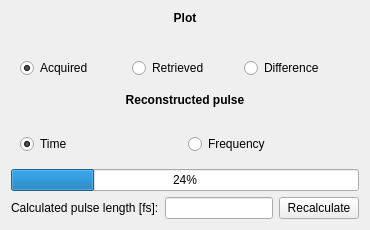
     <widget class="QFrame" name="right_frame">
      <layout class="QVBoxLayout" name="right_frame_layout">
       <item>
        <widget class="QLabel" name="plot_label">
         <property name="sizePolicy">
          <sizepolicy hsizetype="Preferred" vsizetype="Maximum">
           <horstretch>0</horstretch>
           <verstretch>0</verstretch>
          </sizepolicy>
         </property>
         <property name="font">
          <font>
           <weight>75</weight>
           <bold>true</bold>
          </font>
         </property>
         <property name="text">
          <string>Plot</string>
         </property>
         <property name="alignment">
          <set>Qt::AlignCenter</set>
         </property>
        </widget>
       </item>
       <item>
        <widget class="SpectrumPlotWidget" name="dscan_difference_plot" native="true">
         <property name="sizePolicy">
          <sizepolicy hsizetype="MinimumExpanding" vsizetype="MinimumExpanding">
           <horstretch>0</horstretch>
           <verstretch>0</verstretch>
          </sizepolicy>
         </property>
        </widget>
       </item>
       <item>
        <widget class="SpectrumPlotWidget" name="dscan_retrieved_plot" native="true">
         <property name="sizePolicy">
          <sizepolicy hsizetype="MinimumExpanding" vsizetype="MinimumExpanding">
           <horstretch>0</horstretch>
           <verstretch>0</verstretch>
          </sizepolicy>
         </property>
        </widget>
       </item>
       <item>
        <widget class="SpectrumPlotWidget" name="dscan_acquired_plot" native="true">
         <property name="sizePolicy">
          <sizepolicy hsizetype="MinimumExpanding" vsizetype="MinimumExpanding">
           <horstretch>0</horstretch>
           <verstretch>0</verstretch>
          </sizepolicy>
         </property>
        </widget>
       </item>
       <item>
        <widget class="QFrame" name="acquired_or_retrieved_frame">
         <layout class="QHBoxLayout" name="acquired_or_retrieved_frame_layout">
          <item>
           <widget class="QRadioButton" name="acquired_radio">
            <property name="text">
             <string>Acquired</string>
            </property>
            <property name="checked">
             <bool>true</bool>
            </property>
           </widget>
          </item>
          <item>
           <widget class="QRadioButton" name="retrieved_radio">
            <property name="text">
             <string>Retrieved</string>
            </property>
            <property name="checked">
             <bool>false</bool>
            </property>
           </widget>
          </item>
          <item>
           <widget class="QRadioButton" name="difference_radio">
            <property name="text">
             <string>Difference</string>
            </property>
           </widget>
          </item>
         </layout>
        </widget>
       </item>
       <item>
        <widget class="QLabel" name="reconstruct_label">
         <property name="sizePolicy">
          <sizepolicy hsizetype="Preferred" vsizetype="Fixed">
           <horstretch>0</horstretch>
           <verstretch>0</verstretch>
          </sizepolicy>
         </property>
         <property name="font">
          <font>
           <weight>75</weight>
           <bold>true</bold>
          </font>
         </property>
         <property name="text">
          <string>Reconstructed pulse</string>
         </property>
         <property name="alignment">
          <set>Qt::AlignCenter</set>
         </property>
        </widget>
       </item>
       <item>
        <widget class="PlotWidget" name="reconstructed_frequency_plot" native="true">
         <property name="sizePolicy">
          <sizepolicy hsizetype="Preferred" vsizetype="MinimumExpanding">
           <horstretch>0</horstretch>
           <verstretch>0</verstretch>
          </sizepolicy>
         </property>
        </widget>
       </item>
       <item>
        <widget class="PlotWidget" name="reconstructed_time_plot" native="true">
         <property name="sizePolicy">
          <sizepolicy hsizetype="Preferred" vsizetype="MinimumExpanding">
           <horstretch>0</horstretch>
           <verstretch>0</verstretch>
          </sizepolicy>
         </property>
        </widget>
       </item>
       <item>
        <widget class="QFrame" name="time_or_frequency_frame">
         <layout class="QHBoxLayout" name="time_frequency_frame">
          <item>
           <widget class="QRadioButton" name="time_radio">
            <property name="text">
             <string>Time</string>
            </property>
            <property name="checked">
             <bool>true</bool>
            </property>
           </widget>
          </item>
          <item>
           <widget class="QRadioButton" name="frequency_radio">
            <property name="text">
             <string>Frequency</string>
            </property>
           </widget>
          </item>
         </layout>
        </widget>
       </item>
       <item>
        <widget class="QProgressBar" name="retrieval_progress">
         <property name="value">
          <number>24</number>
         </property>
         <property name="textVisible">
          <bool>true</bool>
         </property>
         <property name="invertedAppearance">
          <bool>false</bool>
         </property>
        </widget>
       </item>
       <item>
        <layout class="QHBoxLayout" name="pulse_layout">
         <item>
          <widget class="QLabel" name="calculated_pulse_length_label">
           <property name="text">
            <string>Calculated pulse length [fs]:</string>
           </property>
           <property name="buddy">
            <cstring>pulse_length_lineedit</cstring>
           </property>
          </widget>
         </item>
         <item>
          <widget class="QLineEdit" name="pulse_length_lineedit">
           <property name="sizePolicy">
            <sizepolicy hsizetype="Preferred" vsizetype="Fixed">
             <horstretch>0</horstretch>
             <verstretch>0</verstretch>
            </sizepolicy>
           </property>
           <property name="readOnly">
            <bool>true</bool>
           </property>
          </widget>
         </item>
         <item>
          <widget class="QPushButton" name="update_button">
           <property name="sizePolicy">
            <sizepolicy hsizetype="Maximum" vsizetype="Fixed">
             <horstretch>0</horstretch>
             <verstretch>0</verstretch>
            </sizepolicy>
           </property>
           <property name="toolTip">
            <string>Recalculate using the current retriever settings</string>
           </property>
           <property name="text">
            <string>Recalculate</string>
           </property>
          </widget>
         </item>
        </layout>
       </item>
      </layout>
     </widget>
